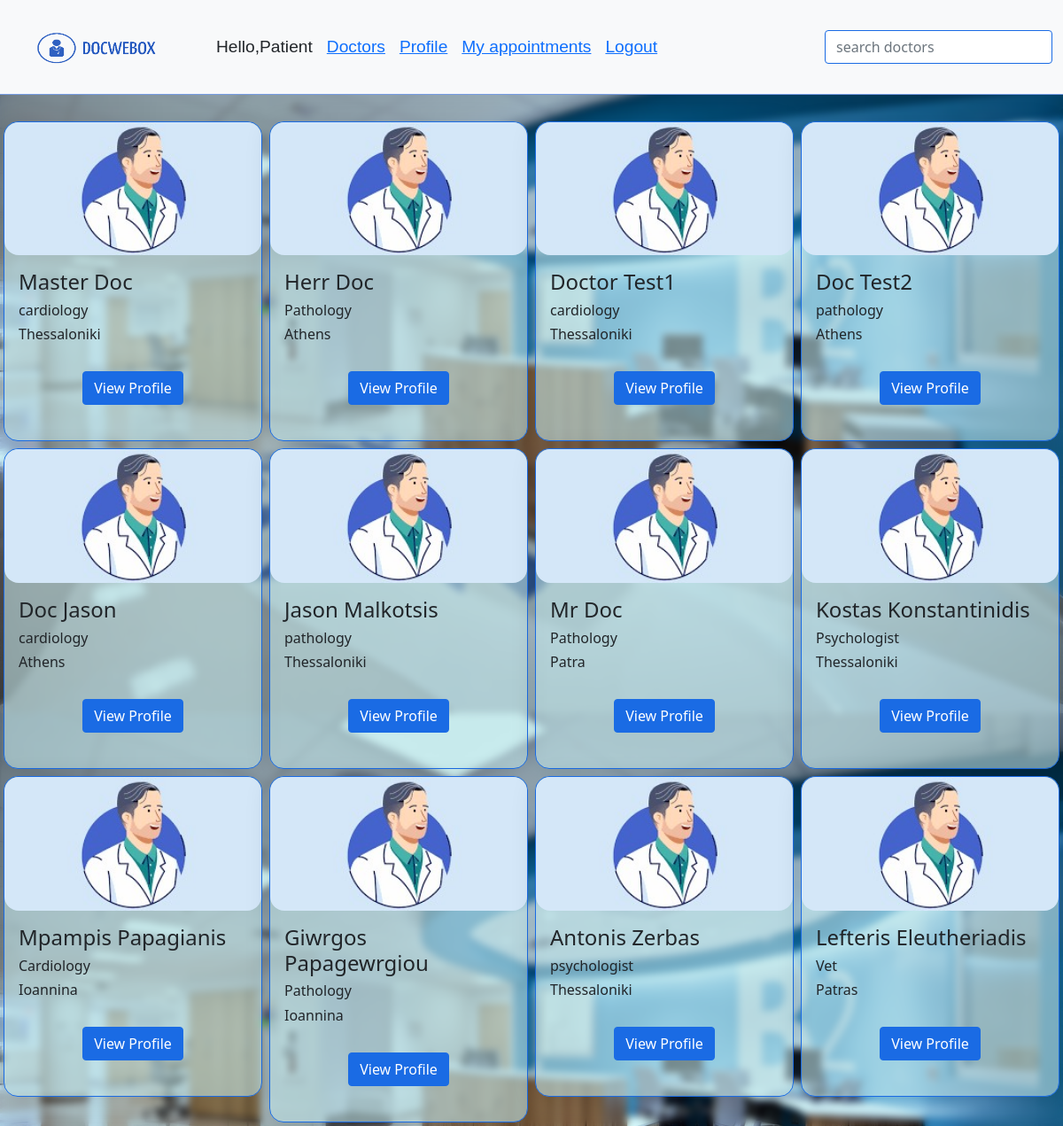
Page /php/user_hub.php (signed in) on the committed database.
### tables this page shows
CREATE TABLE `profile` (
  `id` int(11) NOT NULL,
  `user_id` int(11) NOT NULL,
  `FirstName` varchar(60) NOT NULL,
  `SureName` varchar(60) NOT NULL,
  `Address` varchar(50) NOT NULL,
  `PhoneNumber` varchar(20) NOT NULL,
  `email` varchar(50) NOT NULL,
  `Specialization` varchar(60) NOT NULL,
  `bio` varchar(200) NOT NULL
);

### php/user_hub.php (the view, shortened to what this page needs)
<!DOCTYPE html>
<html>
    <head>
        <link href="https://cdn.jsdelivr.net/npm/bootstrap@5.0.2/dist/css/bootstrap.min.css"
        rel="stylesheet">
        <link rel="stylesheet" href="../css/patient_hub.css">
    </head>
    <body>
      <?php
            include 'connect.php';
              echo '<nav class="navbar navbar-expand-lg navbar-light bg-light sticky-top">
                <div class="container-fluid">
                  <a class="navbar-brand" href="#">
                      <img src="../img/logo.png" width="200" height="80" class="d-inline-block align-top" alt="">
                  </a>
                  <button class="navbar-toggler" type="button" data-bs-toggle="collapse" data-bs-target="#navbarSupportedContent" aria-controls="navbarSupportedContent" aria-expanded="false" aria-label="Toggle navigation">
                    <span class="navbar-toggler-icon"></span>
                  </button>
                  <div class="collapse navbar-collapse" id="navbarSupportedContent">
                    <ul class="navbar-nav me-auto mb-2 mb-lg-0">
                      <li class="nav-item">
                        <a>Hello,' . $_SESSION["username"] .'</a>
                      </li>
                      <li class="nav-item active">
                        <a href="user_hub.php">Doctors</a>
                      </li>
                      <li class="nav-item active">
                        <a href="user_profile_edit.php">Profile</a>
                      </li>
                      <li class="nav-item active">
                        <a href="user_appointment.php">My appointments</a>
                      </li>
                      <li class="nav-item active">
                        <a href="nukeSession.php">Logout</a>
                      </li>
                    </ul>
                    <form class="d-flex">
                      <input type="text" name="searchbox" id="searchbox" class="filterinput form-control" placeholder="search doctors">
                    </form>
                  </div>
                </div>
              </nav>';
        ?>
        <br>
        <?php
            $query = "SELECT * from users u, profile p where type='doctor' and user_id = u.id";
            $result = mysqli_query($conn, $query);
            if (mysqli_num_rows($result) > 0) {
                echo '<div class="d-flex flex-wrap">';
                while($row = $result->fetch_assoc()){
                    echo '<div class="col-sm-3 doctors">
                            <div class="blog-item m-1">
                              <div class="card">
                              <img src="../img/profile2.jpg" class=" doctor-profile-pic card-img-top">
                              <div class="card-body">
                              <h4 class="card-title">' . $row['FirstName']." ". $row['SureName']  .'</h4>
                                <h6 class="card-text">' . $row['Specialization']  . '</h6><h6>'  .$row['Address'] .' </h6>
                                <div class="text-center"><a href="doctor_profile_view.php?id=' . $row['user_id'] . '" class="btn btn-primary">View Profile</a></div>
                              </div>
                              </div>
                            </div>
                          </div>';
                }
                echo '</div>';
              }
        ?>
    </body>
</html>

### css/patient_hub.css (style rules this page uses)
html { height: 100vh; }
body { margin: 0; min-height: 100%; background: rgba(214, 250, 250, 0.966); background-image: url("../img/Hospital_interior.jpg"); background-blend-mode: multiply; background-size: cover; box-shadow: 0 4px 30px rgba(0, 0, 0, 0.1); backdrop-filter: blur(4px); -webkit-backdrop-filter: blur(4px); overflow-y: auto; overflow-x: hidden; }
.doctor-profile-pic { border-radius: 16px; }
.navbar { margin-bottom: 0.1rem; background: rgba(190, 225, 228, 0.6); border-bottom: 1px solid rgba(39, 101, 214, 0.616); }
.nav-item { margin-left: 1rem; font-family:Arial, Helvetica, sans-serif; text-decoration: none; font-size: 1.2rem; font-weight: 400; line-height: 1.5; color: #212529; }
#searchbox { border: 1px solid rgb(26, 107, 228); }
.card { background: rgba(190, 225, 228, 0.6); border-radius: 16px; box-shadow: 0 4px 30px rgba(0, 0, 0, 0.1); backdrop-filter: blur(5.4px); -webkit-backdrop-filter: blur(5.4px); border: 1px solid rgb(26, 107, 228); }
.btn-primary { margin: 1.5rem; background-color: rgb(26, 107, 228); border-color:rgb(26, 107, 228); }

### rows in the picture
profile: FirstName "Master", SureName "Doc", Specialization "cardiology", Address "Thessaloniki"
profile: FirstName "Herr", SureName "Doc", Specialization "Pathology", Address "Athens"
profile: FirstName "Doctor", SureName "Test1", Specialization "cardiology", Address "Thessaloniki"
profile: FirstName "Doc", SureName "Test2", Specialization "pathology", Address "Athens"
profile: FirstName "Doc", SureName "Jason", Specialization "cardiology", Address "Athens"
profile: FirstName "Jason", SureName "Malkotsis", Specialization "pathology", Address "Thessaloniki"
profile: FirstName "Mr", SureName "Doc", Specialization "Pathology", Address "Patra"
profile: FirstName "Kostas", SureName "Konstantinidis", Specialization "Psychologist", Address "Thessaloniki"
profile: FirstName "Mpampis", SureName "Papagianis", Specialization "Cardiology", Address "Ioannina"
profile: FirstName "Giwrgos", SureName "Papagewrgiou", Specialization "Pathology", Address "Ioannina"
profile: FirstName "Antonis", SureName "Zerbas", Specialization "psychologist", Address "Thessaloniki"
profile: FirstName "Lefteris", SureName "Eleutheriadis", Specialization "Vet", Address "Patras"

### other values in the picture
$_SESSION["username"] "Patient"
